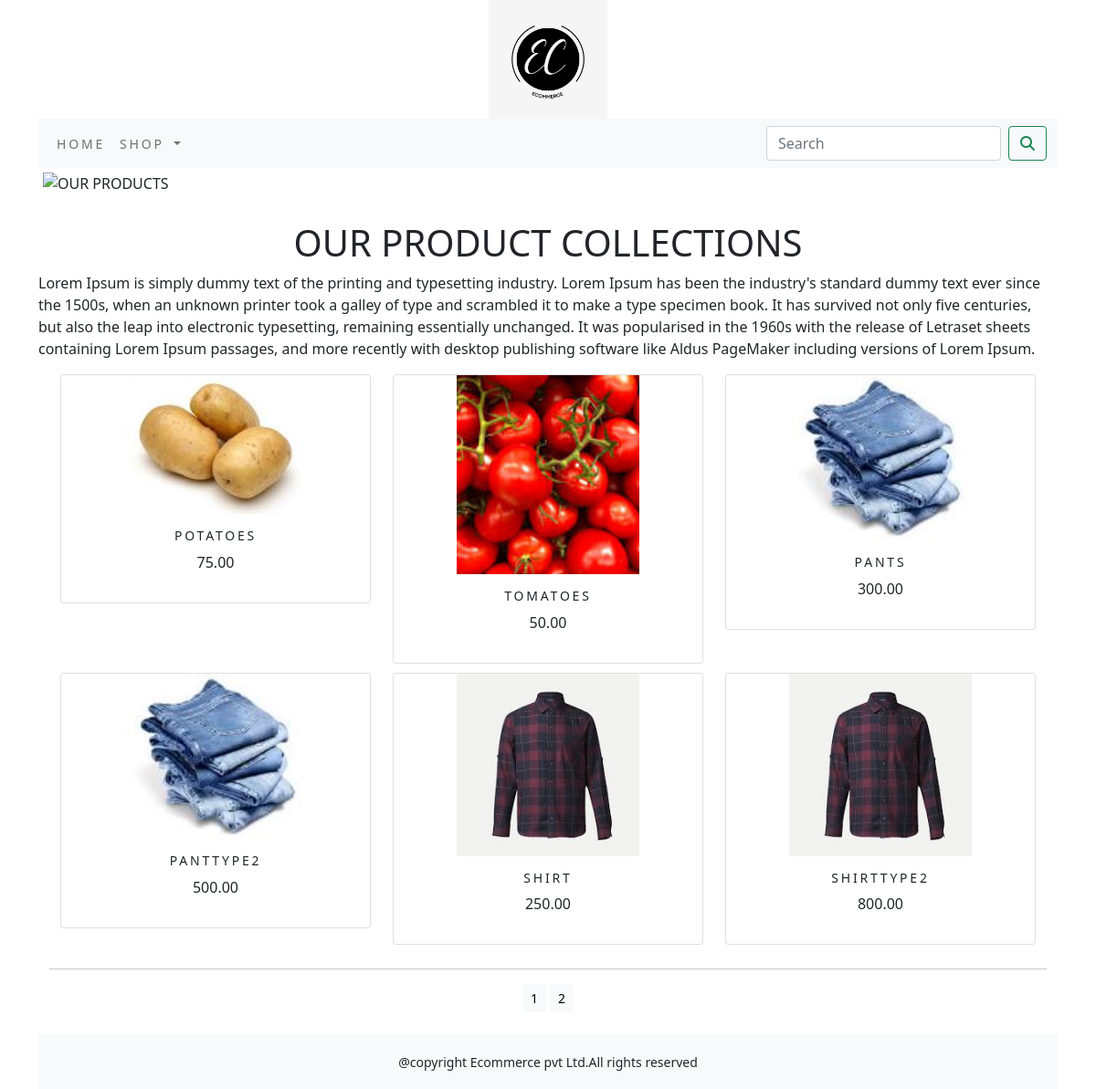
The app's page /ecommerceapp/ with its own data.
### ecommerceapp/models.py (models this page shows)
class Product(models.Model):
    name = models.CharField(max_length=250, unique=True)
    slug = models.SlugField(max_length=250, unique=True)
    description = models.TextField(blank=True)
    price = models.DecimalField(max_digits=10, decimal_places=2)
    category = models.ForeignKey(Category, on_delete=models.CASCADE)
    image = models.ImageField(upload_to='product', blank=True)
    stock = models.IntegerField()
    available = models.BooleanField(default=True)
    created = models.DateTimeField(auto_now_add=True)
    updated = models.DateTimeField(auto_now=True)
    def get_url(self):
        return reverse('ecommerceapp:prodCatDetail',args=[self.category.slug,self.slug])
    class Meta:
        ordering = ('name',)
        verbose_name = 'product'
        verbose_name_plural = 'products'

### ecommerceapp/views.py (the view)
# urls.py: path('',views.allProductCat,name='allProductCat'),
def allProductCat(request,c_slug=None):
    c_page=None
    products_list=None
    if c_slug!=None:
        c_page=get_object_or_404(Category,slug=c_slug)
        products_list=Product.objects.all().filter(category=c_page,available=True)
    else:
        products_list=Product.objects.all().filter(available=True)
    paginator=Paginator(products_list,6)
    try:
        page=int(request.GET.get('page','1'))
    except:
        page=1
    try:
        products=paginator.page(page)
    except (EmptyPage,InvalidPage):
        products=paginator.page(paginator.num_pages)
    return render(request,'category.html',{'category':c_page,'products':products})

### cartapp/context_processors.py (called while the page is built)
def counter(request):
    item_count=0
    if 'admin' in request.path:
        return {}
    else:
        try:
            cart=Cart.objects.filter(cart_id=_cart_id(request))
            cart_items=CartItems.objects.all().filter(cart=cart[:1])
            for cart_item in cart_items:
                item_count+= cart_item.Quantity
        except Cart.DoesNotExist:
            item_count=0
    return dict(item_count=item_count)

### cartapp/views.py (called while the page is built)
def _cart_id(request):
    cart=request.session.session_key
    if not cart:
        cart=request.session.create()
    return cart

### ecommerceapp/context_processors.py (called while the page is built)
def menu_links(request):
    links=Category.objects.all()
    return dict(links=links)

### ecommerceapp/models.py (called while the page is built)
    def get_url(self):
        return reverse('ecommerceapp:product_by_category', args=[self.slug])

### templates/category.html (shortened to what this page needs)
{% extends 'base.html' %}
{% load static %}
{% block content %}
<div class="mx-auto">
    {% if category %}
    <img class="my_img" src="{{category.image.url}}" alt="{{category.name}}">
</div>
<div>
    <h1 class="text-center my_title">{{category.name}}</h1>
    <p class="text-justify">{{category.description}}</p>
</div>
    {% else %}
<div>
       <img class="my_img my_img_padding" src="{% static 'img/banner.png' %}" alt="OUR PRODUCTS" width="1350px">
</div>
<br>
<div>
    <h1 class="text-center my_title">OUR PRODUCT COLLECTIONS</h1>
    <P class="text-justify">Lorem Ipsum is simply dummy text of the printing and typesetting industry.
        Lorem Ipsum has been the industry's standard dummy text ever since the 1500s,
        when an unknown printer took a galley of type and scrambled it to make a type
        specimen book. It has survived not only five centuries, but also the leap into
        electronic typesetting, remaining essentially unchanged. It was popularised in
        the 1960s with the release of Letraset sheets containing Lorem Ipsum passages,
        and more recently with desktop publishing software like Aldus PageMaker including
        versions of Lorem Ipsum.</P>
</div>
{% endif %}
<div class="container">
    <div class="row mx-auto">
        {% for product in products.object_list %}
        <div class="my_bottom_margin col-9 col-md-12 col-md-4 col-lg-4">
            <div class="card text-center" style="min-width:18rem;">
                <a href="{{product.get_url}}"><img class="col-img-top my_image" src="{{product.image.url}}" alt="{{product.name}}" width="200px"></a>
                <div class="card-body">
                    <h4>{{product.name}}</h4>
                    <p>{{product.price}}</p>
                </div>
            </div>
        </div>
        {% endfor %}
    </div>
    <div class="mx-auto">
        {% if products.paginator.num_pages > 1 %}
        <hr>
        <div class="text-center">
            {% for pg in products.paginator.page_range %}
            <a href="?page={{pg}}" class="btn btn-light btn-sm {% if products.number == pg %} active {% endif %}">{{pg}}</a>
            {% endfor %}
        </div>
        {% endif %}
    </div>
    <br>
</div>
{% endblock %}

### templates/base.html (shortened to what this page needs)
{% load static %}
<!DOCTYPE html>
<html lang="en">
<head>
    <link rel="stylesheet" href="{% static 'css/custom.css' %}">
    <link href="{% static 'css/bootstrap.min.css' %}" rel="stylesheet">
</head>
<body>
<div class="container">
{% include 'header.html' %}
{% include 'navbar.html' %}
{% block content %}
{% endblock %}
</div>
{% include 'footer.html' %}
</body>
</html>

### templates/header.html
{% load static %}
<header>
    <center>
      <a href="{% url 'ecommerceapp:allProductCat' %}"></a> <img src="{% static 'img/logo.png' %}" alt="logoimage" width="130px" height="130px">
    </center>
</header>

### templates/navbar.html (shortened to what this page needs)
<nav class="navbar navbar-expand-lg navbar-light bg-light">
  <div class="container-fluid">
    <div class="collapse navbar-collapse" id="navbarSupportedContent">
      <ul class="navbar-nav me-auto mb-2 mb-lg-0">
        <li class="nav-item">
          <a class="nav-link" href="#">HOME</a>
        </li>
        <li class="nav-item dropdown {% if 'ecommerceapp' in request.path %}active{% endif %}">
          <a class="nav-link dropdown-toggle" href="#" id="navbarDropdown" role="button" data-bs-toggle="dropdown" aria-expanded="false">
            SHOP
          </a>
        </li>
      </ul>
      <form class="d-flex" action="{% url 'searchapp:SearchResult' %}" method="get">
        <input class="form-control me-2" type="search" placeholder="Search" name="q" aria-label="Search">
        <button class="btn btn-outline-success" type="submit"><i class="fa-solid fa-magnifying-glass"></i></button>
      </form>
    </div>
  </div>
</nav>

### templates/footer.html
<div class="footer navbar-fixed-bottom my_footer">
    <p class="text-center">@copyright Ecommerce pvt Ltd.All rights reserved </p>
</div>

### static/css/custom.css (style rules this page uses)
body { font-family: 'Roboto', sans-serif; }
.nav-item { letter-spacing : .2em; font-size :14px; text-transform:uppercase; }
.my_footer { background-color:#f8f9fa; height:60px; }
.my_footer p { padding-top:20px; font-size:14px; }
.my_img { width:100%; height:auto; }
.my_img_padding { padding:5px; }
.my_bottom_margin { margin-bottom:10px; }
.card-body h4 { font-size:14px; text-transform:uppercase; letter-spacing:.2em; }

### records on screen
Product: image (picture), name "POTATOES", price "75.00"
Product: image (picture), name "TOMATOES", price "50.00"
Product: image (picture), name "PANTS", price "300.00"
Product: image (picture), name "PANTTYPE2", price "500.00"
Product: image (picture), name "SHIRT", price "250.00"
Product: image (picture), name "SHIRTTYPE2", price "800.00"

### other values on screen
{{ pg }} "1" "2"
